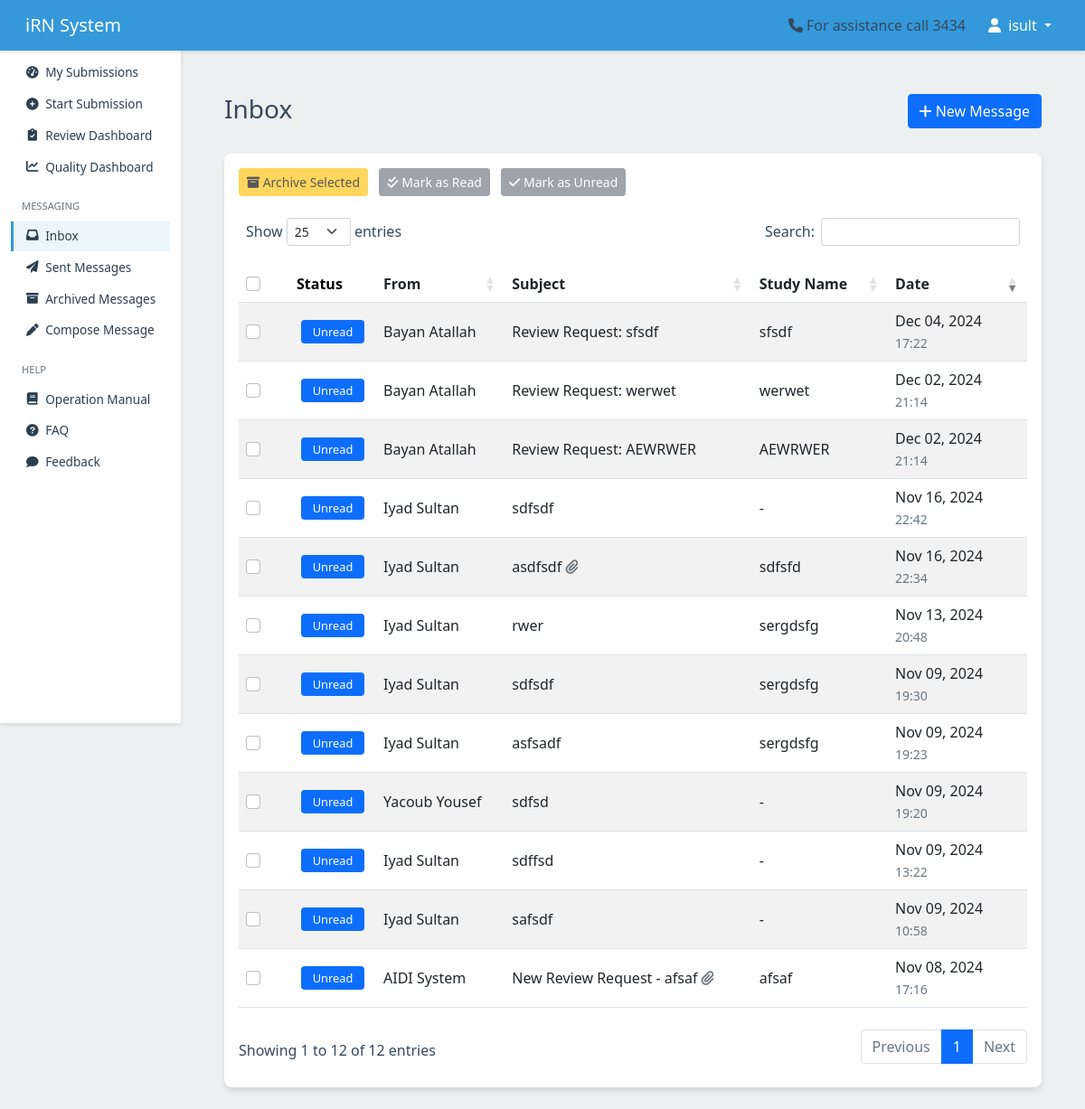
The page /messaging/inbox/ (signed in) on the database as committed earlier.
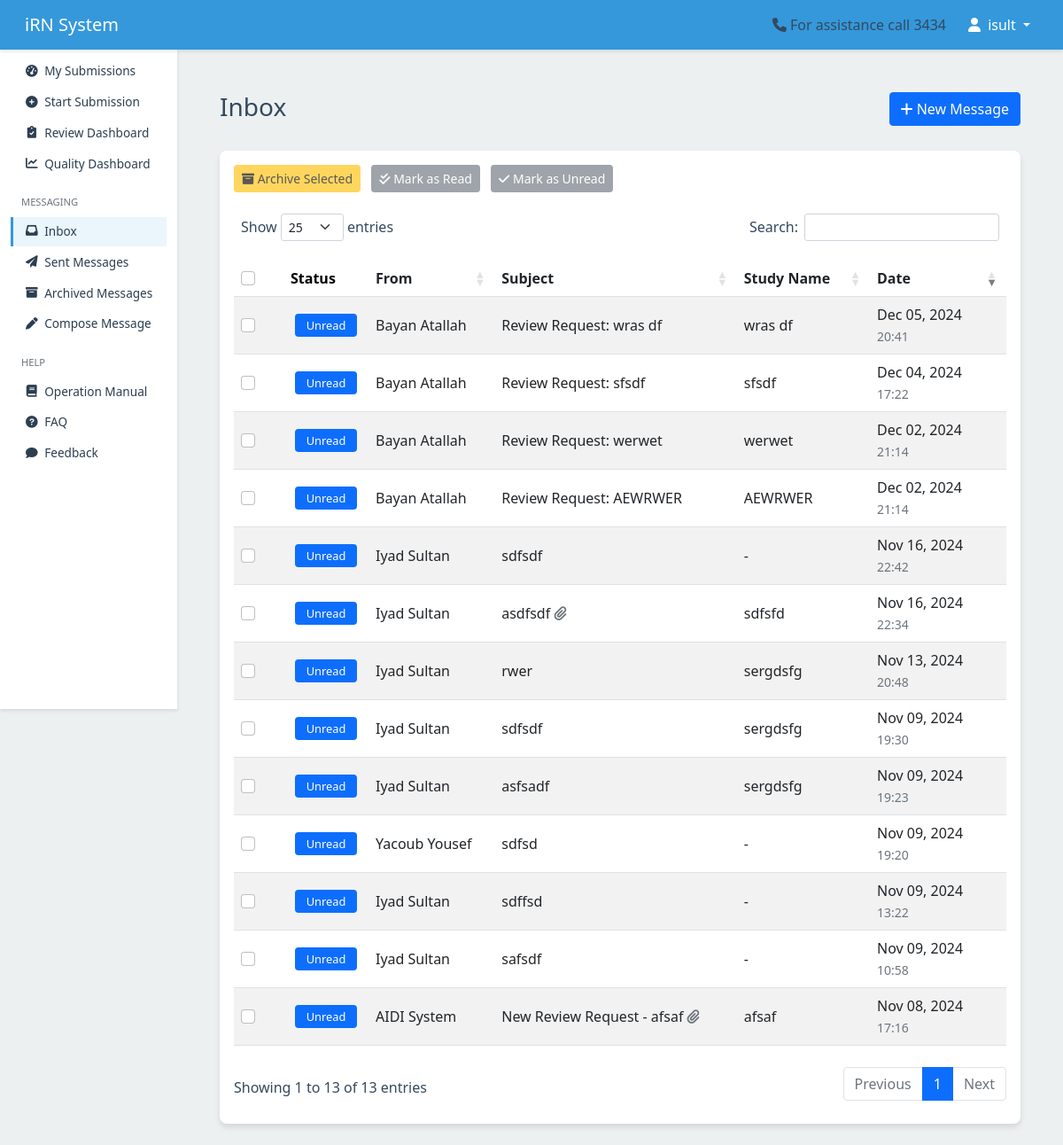
The same page on the database as committed later.
### messaging/models.py (models this page shows, shortened)
class Message(models.Model):
    sender = models.ForeignKey(User, related_name='sent_messages', on_delete=models.CASCADE)
    recipients = models.ManyToManyField(User, related_name='received_messages')
    cc = models.ManyToManyField(User, related_name='cc_messages', blank=True)
    bcc = models.ManyToManyField(User, related_name='bcc_messages', blank=True)
    subject = models.CharField(max_length=255)
    body = models.TextField()
    respond_by = models.DateTimeField(default=get_default_respond_by, blank=True, null=True)
    sent_at = models.DateTimeField(auto_now_add=True)
    is_archived = models.BooleanField(default=False)
    hashtags = models.CharField(max_length=255, blank=True, null=True)
    thread_id = models.UUIDField(default=uuid.uuid4, editable=False, null=True, blank=True)
    related_submission = models.ForeignKey(
        'submission.Submission',
        on_delete=models.SET_NULL,
        null=True,
        blank=True,
        related_name='related_messages'
    )
    objects = MessageManager()
    message_type = models.CharField(
    max_length=20,
        choices=[
            ('decision', 'Decision'),
            ('notification', 'Notification'),
            ('general', 'General'),
        ],
        default='general'
)
    class Meta:
        ordering = ['-sent_at']
    def __str__(self):
        return self.subject

### submission/models.py (models this page shows, shortened)
class Submission(models.Model):
    temporary_id = models.AutoField(primary_key=True)
    khcc_number = models.CharField(max_length=20, blank=True, null=True, unique=True)
    title = models.CharField(max_length=255)
    primary_investigator = models.ForeignKey(
        User, related_name='primary_investigations', on_delete=models.CASCADE
    )
    study_type = models.ForeignKey(StudyType, on_delete=models.SET_NULL, null=True)
    status = models.CharField(
        max_length=50,
        choices=get_submission_status_choices,
        default='draft'
    )
    date_created = models.DateTimeField(auto_now_add=True)
    last_modified = models.DateTimeField(auto_now=True)
    date_submitted = models.DateTimeField(blank=True, null=True)
    version = models.PositiveIntegerField(default=1)
    is_locked = models.BooleanField(default=False)
    is_archived = models.BooleanField(default=False)
    archived_at = models.DateTimeField(null=True, blank=True)
    show_in_irb = models.BooleanField(default=False, help_text="Toggle visibility for IRB members")
    show_in_rc = models.BooleanField(default=False, help_text="Toggle visibility for RC members")
    submitted_by = models.ForeignKey(
        User,
        related_name='submitted_submissions',
        on_delete=models.SET_NULL,
        null=True,
        blank=True,
        help_text="User who submitted the submission"
    )

### messaging/views.py (the view)
# urls.py: path('inbox/', views.inbox, name='inbox'),
@login_required
def inbox(request):
    messages_list = Message.objects.filter(
        recipients=request.user,
        is_archived=False
    ).order_by('-sent_at')
    messages_list = messages_list.prefetch_related(
        Prefetch(
            'read_statuses',
            queryset=MessageReadStatus.objects.filter(user=request.user),
            to_attr='user_read_status'
        )
    )
    notification_key = 'submission_2_confirmation'  # Use a unique key for each notification
    notification_dismissed = NotificationStatus.objects.filter(
        user=request.user,
        notification_key=notification_key
    ).exists()
    context = {
        'messages': messages_list,
        'show_notification': not notification_dismissed
    }
    return render(request, 'messaging/inbox.html', context)

### messaging/templatetags/message_tags.py (called while the page is built)
@register.filter
def get_read_status(message, user):
    try:
        read_statuses = getattr(message, 'user_read_status', None)
        if read_statuses is not None:
            return read_statuses[0].is_read if read_statuses else False
    except (AttributeError, IndexError):
        pass
    return MessageReadStatus.objects.filter(
        message=message,
        user=user,
        is_read=True
    ).exists()

### messaging/templates/messaging/inbox.html (shortened to what the changed rows need)
{% extends 'users/base.html' %}
{% load static %}
{% load messaging_extras %}
{% load message_tags %}
{% block page_specific_css %}
<link rel="stylesheet" type="text/css" href="https://cdn.datatables.net/1.10.24/css/dataTables.bootstrap5.min.css">
{% endblock %}
{% block content %}
<div class="container mt-4">
    <div class="table-container">
        <div class="row mb-4">
            <div class="col">
                <h1 class="h3">Inbox</h1>
            </div>
        </div>
        <div class="card">
            <div class="card-body">
                <div class="action-buttons">
                    <button type="button" class="btn btn-warning btn-sm" id="archive-selected" disabled>
                    </button>
                    <button type="button" class="btn btn-secondary btn-sm" id="mark-read" disabled>
                    </button>
                    <button type="button" class="btn btn-secondary btn-sm" id="mark-unread" disabled>
                    </button>
                </div>
                <div class="table-responsive">
                    <table id="inbox-table" class="table table-striped table-hover">
                        <thead>
                            <tr>
                                <th class="checkbox-column">
                                    <input type="checkbox" class="form-check-input" id="select-all">
                                </th>
                                <th class="status-column">Status</th>
                                <th class="sender-column">From</th>
                                <th>Subject</th>
                                <th>Study Name</th>
                                <th class="date-column">Date</th>
                            </tr>
                        </thead>
                        <tbody>
                            {% for message in messages %}
                            <tr class="{% if not message|get_read_status:request.user %}unread-message{% endif %}"
                                data-message-id="{{ message.id }}">
                                <td>
                                    <input type="checkbox" class="form-check-input message-checkbox"
                                           value="{{ message.id }}">
                                </td>
                                <td class="text-center">
                                    {% if message|get_read_status:request.user %}
                                        <span class="badge badge-read">Read</span>
                                    {% else %}
                                        <span class="badge badge-unread">Unread</span>
                                    {% endif %}
                                </td>
                                <td>{{ message.sender.get_full_name|default:message.sender.username }}</td>
                                <td>
                                    <a href="{% url 'messaging:view_message' message.id %}" class="message-link">
                                        {{ message.subject }}
                                        {% if message.attachments.exists %}
                                            <i class="fas fa-paperclip text-muted"></i>
                                        {% endif %}
                                    </a>
                                </td>
                                <td>{{ message.related_submission.title|default:"-" }}</td>
                                <td data-order="{{ message.sent_at|date:'Y-m-d H:i:s' }}">
                                    {{ message.sent_at|date:"M d, Y" }}
                                    <br>
                                    <small class="text-muted">{{ message.sent_at|date:"H:i" }}</small>
                                </td>
                            </tr>
                            {% empty %}
                            <tr>
                                <td colspan="6" class="text-center py-4">
                                    <p class="text-muted mb-0">Your inbox is empty</p>
                                </td>
                            </tr>
                            {% endfor %}
                        </tbody>
                    </table>
                </div>
            </div>
        </div>
    </div>
</div>
{% endblock %}

Rows that differ between the two databases and show on the page:
added Message: shows "Unread", sender.get_full_name "Bayan Atallah", subject "Review Request: wras df", related_submission "wras df", sent_at "Dec 05, 2024", sent_at "20:41"
Other text that changed with them:
text written by a page script: "Show entries Search: Showing 1 to 12 of 12 entries Previous 1 Next" → "Show entries Search: Showing 1 to 13 of 13 entries Previous 1 Next"
